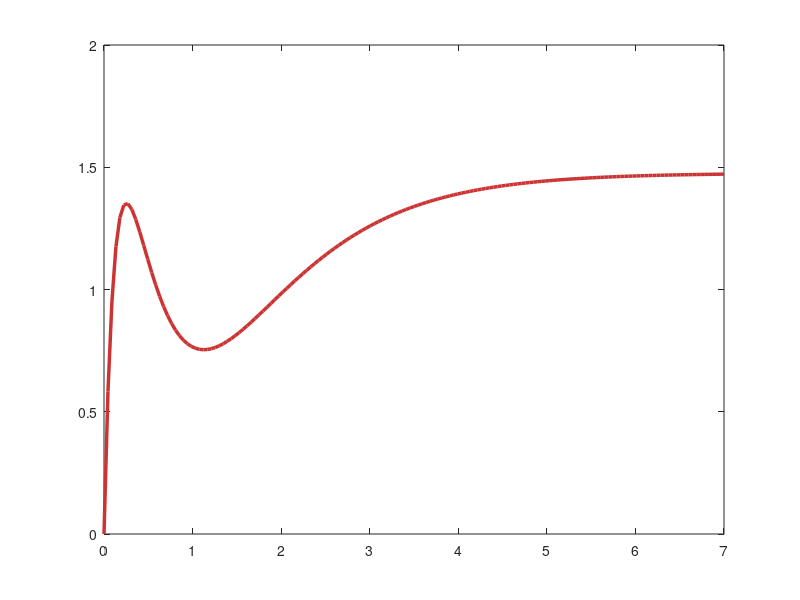

Here is the MATLAB script that generated this plot: (Note: this script raises an error after producing the figure.)
% num = [16 154 428 374 372]; den = conv(conv(conv([1 -1],[1 -2]),[1 -3]), conv([1 4],[1 5]));
% W_open = tf(num, den);
% [y,t] = step(W_open);
% 
% figure('Color','w','Position',[100 100 900 400])
% plot(t, y, 'LineWidth', 2.5, 'Color', [0.8 0.2 0.2])
% 
% ax = gca; ax.LineWidth = 1.5; ax.FontSize = 13;
% ax.XColor = [0.3, 0.3, 0.3]; ax.YColor = [0.3, 0.3, 0.3];
% grid on; grid minor; box on;
% ax.GridColor = [0.9, 0.9, 0.9]; ax.GridAlpha = 0.4; 
% ax.MinorGridColor = [0.95, 0.95, 0.95];ax.MinorGridAlpha = 0.2;
% 
% xlabel('Time', 'FontSize', 13, 'FontWeight', 'normal');
% ylabel('Amplitude', 'FontSize', 13, 'FontWeight', 'normal');
% legend('$y_{s.r.}(t)$', 'Interpreter','latex', 'Location','northwest', 'FontSize', 15);
% xl = xlim; xlim([-0.01 xl(2)-0.7])
% yl = ylim; ylim([yl(1)-0.1*10^26 yl(2)-10^26])
% 
% 
% set(findall(gcf, '-property', 'FontName'), 'FontName', 'DejaVu Math TeX Gyre');
% exportgraphics(gcf,'../../../images/task1/o3/h-raz.png','Resolution',300)
% exportgraphics(gcf,'../../../images/task1/o3/h-raz.pdf','ContentType','vector')

%%%%%%%%%%%%%%%%%%%%%%%%%%%%%%%%%%%%%%%%%%%%%%%%%%%%%%%%%%%%%%%%%%%%%%%%%%%

num = [16 154 428 374 372]; den = conv(conv(conv([1 1],[1 2]),[1 3]), conv([1 6],[1 7]));

W_open = tf(num, den);

[y,t] = step(W_open);

figure('Color','w','Position',[100 100 900 400])
plot(t, y, 'LineWidth', 2.5, 'Color', [0.8 0.2 0.2])

ax = gca; ax.LineWidth = 1.5; ax.FontSize = 13;
ax.XColor = [0.3, 0.3, 0.3]; ax.YColor = [0.3, 0.3, 0.3];
grid on; grid minor; box on;
ax.GridColor = [0.9, 0.9, 0.9]; ax.GridAlpha = 0.4; 
ax.MinorGridColor = [0.95, 0.95, 0.95];ax.MinorGridAlpha = 0.2;

xlabel('Time', 'FontSize', 13, 'FontWeight', 'normal');
ylabel('Amplitude', 'FontSize', 13, 'FontWeight', 'normal');
legend('$y_{s.r.}(t)$', 'Interpreter','latex', 'Location','northwest', 'FontSize', 15);
xl = xlim; xlim([xl(1)-0.02, xl(2)-1])
yl = ylim; ylim([-0.1, 1.56])

set(findall(gcf, '-property', 'FontName'), 'FontName', 'DejaVu Math TeX Gyre');
exportgraphics(gcf,'../../../images/task1/o3/h-zamk.png','Resolution',300)
exportgraphics(gcf,'../../../images/task1/o3/h-zamk.pdf','ContentType','vector')
